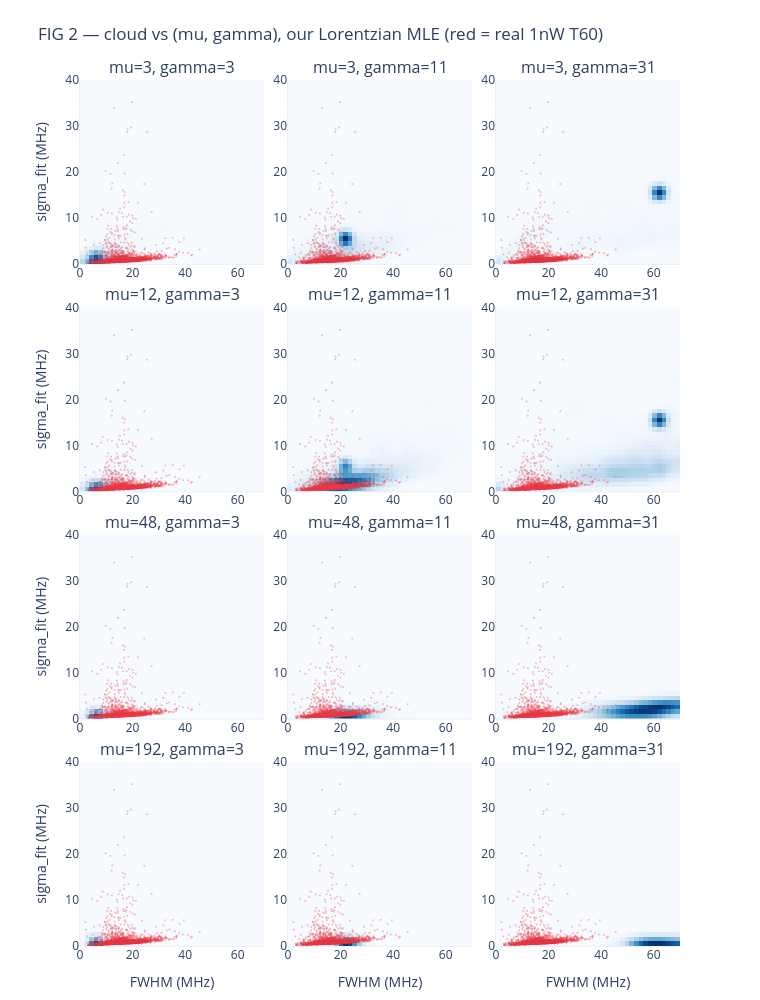

This figure's notebook cell:
### Code cell
# ============================================================
# FIG 2 — small-multiples: the 2-D (FWHM, sigma_fit) cloud at a coarse (mu, gamma) sub-grid
#   (our current estimator = Lorentzian MLE; the real 1nW Trans60 data overlaid in red for reference)
# ============================================================
def _real_data(exp):
    d = np.genfromtxt(exp['data_file'])
    f = d[:, 0] * 1000.0; e = d[:, 1] * 1000.0
    ok = ~np.isnan(f) & ~np.isnan(e) & (f > 0)
    flt = ok & (e / f < 10.0)
    return f[flt], e[flt]

SUB_MU    = [GRID_MU[i] for i in SUB_IDX_MU]
SUB_GAMMA = [GRID_GAMMA[j] for j in SUB_IDX_GAMMA]
def _grid_range(v, pct=(1, 99), pad=0.15):
    lo, hi = np.percentile(v, pct); d = max(hi - lo, 1e-6)
    return lo - pad * d, hi + pad * d
ref = next(e for e in EXPERIMENTS if e['name'] == '1nW Trans60')
rf, rs = _real_data(ref)
X_RANGE = (0.0, 70.0); Y_RANGE = (0.0, 40.0)

def _dens_xy(f, s, xr=X_RANGE, yr=Y_RANGE, nx=40, ny=40):
    ok = np.isfinite(f) & np.isfinite(s) & (f >= xr[0]) & (f <= xr[1]) & (s >= yr[0]) & (s <= yr[1])
    H, xe, ye = np.histogram2d(f[ok], s[ok], bins=[nx, ny], range=[xr, yr])
    Z = gaussian_filter(H.T, 1.1); Z = Z / max(Z.max(), 1e-12)
    return 0.5 * (xe[:-1] + xe[1:]), 0.5 * (ye[:-1] + ye[1:]), Z

fig2 = make_subplots(rows=len(SUB_IDX_MU), cols=len(SUB_IDX_GAMMA), horizontal_spacing=0.04, vertical_spacing=0.05,
                     subplot_titles=[f'mu={GRID_MU[i]:g}, gamma={GRID_GAMMA[j]:g}'
                                     for i in SUB_IDX_MU for j in SUB_IDX_GAMMA])
for r, i in enumerate(SUB_IDX_MU, start=1):
    for c, j in enumerate(SUB_IDX_GAMMA, start=1):
        f, s = CLOUDS[('lorentzian', i, j)]
        xc, yc, Z = _dens_xy(f, s)
        fig2.add_trace(go.Heatmap(x=xc, y=yc, z=Z, colorscale='Blues', showscale=False), r, c)
        fig2.add_trace(go.Scatter(x=rf, y=rs, mode='markers',
                                  marker=dict(size=2, color='#e63946', opacity=0.35), showlegend=False), r, c)
        fig2.update_xaxes(range=X_RANGE, row=r, col=c); fig2.update_yaxes(range=Y_RANGE, row=r, col=c)
        if c == 1: fig2.update_yaxes(title_text='sigma_fit (MHz)', row=r, col=c)
        if r == len(SUB_IDX_MU): fig2.update_xaxes(title_text='FWHM (MHz)', row=r, col=c)
fig2.update_layout(height=250 * len(SUB_IDX_MU), width=max(760, 200 * len(SUB_IDX_GAMMA)),
                   title_text='FIG 2 — cloud vs (mu, gamma), our Lorentzian MLE (red = real 1nW T60)', margin=dict(t=80, b=40))
fig2.show()

### Figure 1 — Plotly figure (JSON) as saved in the notebook; plotly's stock layout.template omitted (floating-point values rounded to 4 significant figures; data arrays with more than 128 entries replaced by an {"elided": "..."} marker saying what was removed)
{"data": [{"colorscale": [[0.0, "rgb(247,251,255)"], [0.125, "rgb(222,235,247)"], [0.25, "rgb(198,219,239)"], [0.375, "rgb(158,202,225)"], [0.5, "rgb(107,174,214)"], [0.625, "rgb(66,146,198)"], [0.75, "rgb(33,113,181)"], [0.875, "rgb(8,81,156)"], [1.0, "rgb(8,48,107)"]], "showscale": false, "type": "heatmap", "x": [0.875, 2.625, 4.375, 6.125, 7.875, 9.625, 11.38, 13.12, 14.88, 16.62, 18.38, 20.12, 21.88, 23.62, 25.38, 27.12, 28.88, 30.62, 32.38, 34.12, 35.88, 37.62, 39.38, 41.12, 42.88, 44.62, 46.38, 48.12, 49.88, 51.62, 53.38, 55.12, 56.88, 58.62, 60.38, 62.12, 63.88, 65.62, 67.38, 69.12], "xaxis": "x", "y": [0.5, 1.5, 2.5, 3.5, 4.5, 5.5, 6.5, 7.5, 8.5, 9.5, 10.5, 11.5, 12.5, 13.5, 14.5, 15.5, 16.5, 17.5, 18.5, 19.5, 20.5, 21.5, 22.5, 23.5, 24.5, 25.5, 26.5, 27.5, 28.5, 29.5, 30.5, 31.5, 32.5, 33.5, 34.5, 35.5, 36.5, 37.5, 38.5, 39.5], "yaxis": "y", "z": {"elided": "40x40 float values"}}, {"marker": {"color": "#e63946", "opacity": 0.35, "size": 2}, "mode": "markers", "showlegend": false, "type": "scatter", "x": {"elided": "2424 float values"}, "xaxis": "x", "y": {"elided": "2424 float values"}, "yaxis": "y"}, {"colorscale": [[0.0, "rgb(247,251,255)"], [0.125, "rgb(222,235,247)"], [0.25, "rgb(198,219,239)"], [0.375, "rgb(158,202,225)"], [0.5, "rgb(107,174,214)"], [0.625, "rgb(66,146,198)"], [0.75, "rgb(33,113,181)"], [0.875, "rgb(8,81,156)"], [1.0, "rgb(8,48,107)"]], "showscale": false, "type": "heatmap", "x": [0.875, 2.625, 4.375, 6.125, 7.875, 9.625, 11.38, 13.12, 14.88, 16.62, 18.38, 20.12, 21.88, 23.62, 25.38, 27.12, 28.88, 30.62, 32.38, 34.12, 35.88, 37.62, 39.38, 41.12, 42.88, 44.62, 46.38, 48.12, 49.88, 51.62, 53.38, 55.12, 56.88, 58.62, 60.38, 62.12, 63.88, 65.62, 67.38, 69.12], "xaxis": "x2", "y": [0.5, 1.5, 2.5, 3.5, 4.5, 5.5, 6.5, 7.5, 8.5, 9.5, 10.5, 11.5, 12.5, 13.5, 14.5, 15.5, 16.5, 17.5, 18.5, 19.5, 20.5, 21.5, 22.5, 23.5, 24.5, 25.5, 26.5, 27.5, 28.5, 29.5, 30.5, 31.5, 32.5, 33.5, 34.5, 35.5, 36.5, 37.5, 38.5, 39.5], "yaxis": "y2", "z": {"elided": "40x40 float values"}}, {"marker": {"color": "#e63946", "opacity": 0.35, "size": 2}, "mode": "markers", "showlegend": false, "type": "scatter", "x": {"elided": "2424 float values"}, "xaxis": "x2", "y": {"elided": "2424 float values"}, "yaxis": "y2"}, {"colorscale": [[0.0, "rgb(247,251,255)"], [0.125, "rgb(222,235,247)"], [0.25, "rgb(198,219,239)"], [0.375, "rgb(158,202,225)"], [0.5, "rgb(107,174,214)"], [0.625, "rgb(66,146,198)"], [0.75, "rgb(33,113,181)"], [0.875, "rgb(8,81,156)"], [1.0, "rgb(8,48,107)"]], "showscale": false, "type": "heatmap", "x": [0.875, 2.625, 4.375, 6.125, 7.875, 9.625, 11.38, 13.12, 14.88, 16.62, 18.38, 20.12, 21.88, 23.62, 25.38, 27.12, 28.88, 30.62, 32.38, 34.12, 35.88, 37.62, 39.38, 41.12, 42.88, 44.62, 46.38, 48.12, 49.88, 51.62, 53.38, 55.12, 56.88, 58.62, 60.38, 62.12, 63.88, 65.62, 67.38, 69.12], "xaxis": "x3", "y": [0.5, 1.5, 2.5, 3.5, 4.5, 5.5, 6.5, 7.5, 8.5, 9.5, 10.5, 11.5, 12.5, 13.5, 14.5, 15.5, 16.5, 17.5, 18.5, 19.5, 20.5, 21.5, 22.5, 23.5, 24.5, 25.5, 26.5, 27.5, 28.5, 29.5, 30.5, 31.5, 32.5, 33.5, 34.5, 35.5, 36.5, 37.5, 38.5, 39.5], "yaxis": "y3", "z": {"elided": "40x40 float values"}}, {"marker": {"color": "#e63946", "opacity": 0.35, "size": 2}, "mode": "markers", "showlegend": false, "type": "scatter", "x": {"elided": "2424 float values"}, "xaxis": "x3", "y": {"elided": "2424 float values"}, "yaxis": "y3"}, {"colorscale": [[0.0, "rgb(247,251,255)"], [0.125, "rgb(222,235,247)"], [0.25, "rgb(198,219,239)"], [0.375, "rgb(158,202,225)"], [0.5, "rgb(107,174,214)"], [0.625, "rgb(66,146,198)"], [0.75, "rgb(33,113,181)"], [0.875, "rgb(8,81,156)"], [1.0, "rgb(8,48,107)"]], "showscale": false, "type": "heatmap", "x": [0.875, 2.625, 4.375, 6.125, 7.875, 9.625, 11.38, 13.12, 14.88, 16.62, 18.38, 20.12, 21.88, 23.62, 25.38, 27.12, 28.88, 30.62, 32.38, 34.12, 35.88, 37.62, 39.38, 41.12, 42.88, 44.62, 46.38, 48.12, 49.88, 51.62, 53.38, 55.12, 56.88, 58.62, 60.38, 62.12, 63.88, 65.62, 67.38, 69.12], "xaxis": "x4", "y": [0.5, 1.5, 2.5, 3.5, 4.5, 5.5, 6.5, 7.5, 8.5, 9.5, 10.5, 11.5, 12.5, 13.5, 14.5, 15.5, 16.5, 17.5, 18.5, 19.5, 20.5, 21.5, 22.5, 23.5, 24.5, 25.5, 26.5, 27.5, 28.5, 29.5, 30.5, 31.5, 32.5, 33.5, 34.5, 35.5, 36.5, 37.5, 38.5, 39.5], "yaxis": "y4", "z": {"elided": "40x40 float values"}}, {"marker": {"color": "#e63946", "opacity": 0.35, "size": 2}, "mode": "markers", "showlegend": false, "type": "scatter", "x": {"elided": "2424 float values"}, "xaxis": "x4", "y": {"elided": "2424 float values"}, "yaxis": "y4"}, {"colorscale": [[0.0, "rgb(247,251,255)"], [0.125, "rgb(222,235,247)"], [0.25, "rgb(198,219,239)"], [0.375, "rgb(158,202,225)"], [0.5, "rgb(107,174,214)"], [0.625, "rgb(66,146,198)"], [0.75, "rgb(33,113,181)"], [0.875, "rgb(8,81,156)"], [1.0, "rgb(8,48,107)"]], "showscale": false, "type": "heatmap", "x": [0.875, 2.625, 4.375, 6.125, 7.875, 9.625, 11.38, 13.12, 14.88, 16.62, 18.38, 20.12, 21.88, 23.62, 25.38, 27.12, 28.88, 30.62, 32.38, 34.12, 35.88, 37.62, 39.38, 41.12, 42.88, 44.62, 46.38, 48.12, 49.88, 51.62, 53.38, 55.12, 56.88, 58.62, 60.38, 62.12, 63.88, 65.62, 67.38, 69.12], "xaxis": "x5", "y": [0.5, 1.5, 2.5, 3.5, 4.5, 5.5, 6.5, 7.5, 8.5, 9.5, 10.5, 11.5, 12.5, 13.5, 14.5, 15.5, 16.5, 17.5, 18.5, 19.5, 20.5, 21.5, 22.5, 23.5, 24.5, 25.5, 26.5, 27.5, 28.5, 29.5, 30.5, 31.5, 32.5, 33.5, 34.5, 35.5, 36.5, 37.5, 38.5, 39.5], "yaxis": "y5", "z": {"elided": "40x40 float values"}}, {"marker": {"color": "#e63946", "opacity": 0.35, "size": 2}, "mode": "markers", "showlegend": false, "type": "scatter", "x": {"elided": "2424 float values"}, "xaxis": "x5", "y": {"elided": "2424 float values"}, "yaxis": "y5"}, {"colorscale": [[0.0, "rgb(247,251,255)"], [0.125, "rgb(222,235,247)"], [0.25, "rgb(198,219,239)"], [0.375, "rgb(158,202,225)"], [0.5, "rgb(107,174,214)"], [0.625, "rgb(66,146,198)"], [0.75, "rgb(33,113,181)"], [0.875, "rgb(8,81,156)"], [1.0, "rgb(8,48,107)"]], "showscale": false, "type": "heatmap", "x": [0.875, 2.625, 4.375, 6.125, 7.875, 9.625, 11.38, 13.12, 14.88, 16.62, 18.38, 20.12, 21.88, 23.62, 25.38, 27.12, 28.88, 30.62, 32.38, 34.12, 35.88, 37.62, 39.38, 41.12, 42.88, 44.62, 46.38, 48.12, 49.88, 51.62, 53.38, 55.12, 56.88, 58.62, 60.38, 62.12, 63.88, 65.62, 67.38, 69.12], "xaxis": "x6", "y": [0.5, 1.5, 2.5, 3.5, 4.5, 5.5, 6.5, 7.5, 8.5, 9.5, 10.5, 11.5, 12.5, 13.5, 14.5, 15.5, 16.5, 17.5, 18.5, 19.5, 20.5, 21.5, 22.5, 23.5, 24.5, 25.5, 26.5, 27.5, 28.5, 29.5, 30.5, 31.5, 32.5, 33.5, 34.5, 35.5, 36.5, 37.5, 38.5, 39.5], "yaxis": "y6", "z": {"elided": "40x40 float values"}}, {"marker": {"color": "#e63946", "opacity": 0.35, "size": 2}, "mode": "markers", "showlegend": false, "type": "scatter", "x": {"elided": "2424 float values"}, "xaxis": "x6", "y": {"elided": "2424 float values"}, "yaxis": "y6"}, {"colorscale": [[0.0, "rgb(247,251,255)"], [0.125, "rgb(222,235,247)"], [0.25, "rgb(198,219,239)"], [0.375, "rgb(158,202,225)"], [0.5, "rgb(107,174,214)"], [0.625, "rgb(66,146,198)"], [0.75, "rgb(33,113,181)"], [0.875, "rgb(8,81,156)"], [1.0, "rgb(8,48,107)"]], "showscale": false, "type": "heatmap", "x": [0.875, 2.625, 4.375, 6.125, 7.875, 9.625, 11.38, 13.12, 14.88, 16.62, 18.38, 20.12, 21.88, 23.62, 25.38, 27.12, 28.88, 30.62, 32.38, 34.12, 35.88, 37.62, 39.38, 41.12, 42.88, 44.62, 46.38, 48.12, 49.88, 51.62, 53.38, 55.12, 56.88, 58.62, 60.38, 62.12, 63.88, 65.62, 67.38, 69.12], "xaxis": "x7", "y": [0.5, 1.5, 2.5, 3.5, 4.5, 5.5, 6.5, 7.5, 8.5, 9.5, 10.5, 11.5, 12.5, 13.5, 14.5, 15.5, 16.5, 17.5, 18.5, 19.5, 20.5, 21.5, 22.5, 23.5, 24.5, 25.5, 26.5, 27.5, 28.5, 29.5, 30.5, 31.5, 32.5, 33.5, 34.5, 35.5, 36.5, 37.5, 38.5, 39.5], "yaxis": "y7", "z": {"elided": "40x40 float values"}}, {"marker": {"color": "#e63946", "opacity": 0.35, "size": 2}, "mode": "markers", "showlegend": false, "type": "scatter", "x": {"elided": "2424 float values"}, "xaxis": "x7", "y": {"elided": "2424 float values"}, "yaxis": "y7"}, {"colorscale": [[0.0, "rgb(247,251,255)"], [0.125, "rgb(222,235,247)"], [0.25, "rgb(198,219,239)"], [0.375, "rgb(158,202,225)"], [0.5, "rgb(107,174,214)"], [0.625, "rgb(66,146,198)"], [0.75, "rgb(33,113,181)"], [0.875, "rgb(8,81,156)"], [1.0, "rgb(8,48,107)"]], "showscale": false, "type": "heatmap", "x": [0.875, 2.625, 4.375, 6.125, 7.875, 9.625, 11.38, 13.12, 14.88, 16.62, 18.38, 20.12, 21.88, 23.62, 25.38, 27.12, 28.88, 30.62, 32.38, 34.12, 35.88, 37.62, 39.38, 41.12, 42.88, 44.62, 46.38, 48.12, 49.88, 51.62, 53.38, 55.12, 56.88, 58.62, 60.38, 62.12, 63.88, 65.62, 67.38, 69.12], "xaxis": "x8", "y": [0.5, 1.5, 2.5, 3.5, 4.5, 5.5, 6.5, 7.5, 8.5, 9.5, 10.5, 11.5, 12.5, 13.5, 14.5, 15.5, 16.5, 17.5, 18.5, 19.5, 20.5, 21.5, 22.5, 23.5, 24.5, 25.5, 26.5, 27.5, 28.5, 29.5, 30.5, 31.5, 32.5, 33.5, 34.5, 35.5, 36.5, 37.5, 38.5, 39.5], "yaxis": "y8", "z": {"elided": "40x40 float values"}}, {"marker": {"color": "#e63946", "opacity": 0.35, "size": 2}, "mode": "markers", "showlegend": false, "type": "scatter", "x": {"elided": "2424 float values"}, "xaxis": "x8", "y": {"elided": "2424 float values"}, "yaxis": "y8"}, {"colorscale": [[0.0, "rgb(247,251,255)"], [0.125, "rgb(222,235,247)"], [0.25, "rgb(198,219,239)"], [0.375, "rgb(158,202,225)"], [0.5, "rgb(107,174,214)"], [0.625, "rgb(66,146,198)"], [0.75, "rgb(33,113,181)"], [0.875, "rgb(8,81,156)"], [1.0, "rgb(8,48,107)"]], "showscale": false, "type": "heatmap", "x": [0.875, 2.625, 4.375, 6.125, 7.875, 9.625, 11.38, 13.12, 14.88, 16.62, 18.38, 20.12, 21.88, 23.62, 25.38, 27.12, 28.88, 30.62, 32.38, 34.12, 35.88, 37.62, 39.38, 41.12, 42.88, 44.62, 46.38, 48.12, 49.88, 51.62, 53.38, 55.12, 56.88, 58.62, 60.38, 62.12, 63.88, 65.62, 67.38, 69.12], "xaxis": "x9", "y": [0.5, 1.5, 2.5, 3.5, 4.5, 5.5, 6.5, 7.5, 8.5, 9.5, 10.5, 11.5, 12.5, 13.5, 14.5, 15.5, 16.5, 17.5, 18.5, 19.5, 20.5, 21.5, 22.5, 23.5, 24.5, 25.5, 26.5, 27.5, 28.5, 29.5, 30.5, 31.5, 32.5, 33.5, 34.5, 35.5, 36.5, 37.5, 38.5, 39.5], "yaxis": "y9", "z": {"elided": "40x40 float values"}}, {"marker": {"color": "#e63946", "opacity": 0.35, "size": 2}, "mode": "markers", "showlegend": false, "type": "scatter", "x": {"elided": "2424 float values"}, "xaxis": "x9", "y": {"elided": "2424 float values"}, "yaxis": "y9"}, {"colorscale": [[0.0, "rgb(247,251,255)"], [0.125, "rgb(222,235,247)"], [0.25, "rgb(198,219,239)"], [0.375, "rgb(158,202,225)"], [0.5, "rgb(107,174,214)"], [0.625, "rgb(66,146,198)"], [0.75, "rgb(33,113,181)"], [0.875, "rgb(8,81,156)"], [1.0, "rgb(8,48,107)"]], "showscale": false, "type": "heatmap", "x": [0.875, 2.625, 4.375, 6.125, 7.875, 9.625, 11.38, 13.12, 14.88, 16.62, 18.38, 20.12, 21.88, 23.62, 25.38, 27.12, 28.88, 30.62, 32.38, 34.12, 35.88, 37.62, 39.38, 41.12, 42.88, 44.62, 46.38, 48.12, 49.88, 51.62, 53.38, 55.12, 56.88, 58.62, 60.38, 62.12, 63.88, 65.62, 67.38, 69.12], "xaxis": "x10", "y": [0.5, 1.5, 2.5, 3.5, 4.5, 5.5, 6.5, 7.5, 8.5, 9.5, 10.5, 11.5, 12.5, 13.5, 14.5, 15.5, 16.5, 17.5, 18.5, 19.5, 20.5, 21.5, 22.5, 23.5, 24.5, 25.5, 26.5, 27.5, 28.5, 29.5, 30.5, 31.5, 32.5, 33.5, 34.5, 35.5, 36.5, 37.5, 38.5, 39.5], "yaxis": "y10", "z": {"elided": "40x40 float values"}}, {"marker": {"color": "#e63946", "opacity": 0.35, "size": 2}, "mode": "markers", "showlegend": false, "type": "scatter", "x": {"elided": "2424 float values"}, "xaxis": "x10", "y": {"elided": "2424 float values"}, "yaxis": "y10"}, {"colorscale": [[0.0, "rgb(247,251,255)"], [0.125, "rgb(222,235,247)"], [0.25, "rgb(198,219,239)"], [0.375, "rgb(158,202,225)"], [0.5, "rgb(107,174,214)"], [0.625, "rgb(66,146,198)"], [0.75, "rgb(33,113,181)"], [0.875, "rgb(8,81,156)"], [1.0, "rgb(8,48,107)"]], "showscale": false, "type": "heatmap", "x": [0.875, 2.625, 4.375, 6.125, 7.875, 9.625, 11.38, 13.12, 14.88, 16.62, 18.38, 20.12, 21.88, 23.62, 25.38, 27.12, 28.88, 30.62, 32.38, 34.12, 35.88, 37.62, 39.38, 41.12, 42.88, 44.62, 46.38, 48.12, 49.88, 51.62, 53.38, 55.12, 56.88, 58.62, 60.38, 62.12, 63.88, 65.62, 67.38, 69.12], "xaxis": "x11", "y": [0.5, 1.5, 2.5, 3.5, 4.5, 5.5, 6.5, 7.5, 8.5, 9.5, 10.5, 11.5, 12.5, 13.5, 14.5, 15.5, 16.5, 17.5, 18.5, 19.5, 20.5, 21.5, 22.5, 23.5, 24.5, 25.5, 26.5, 27.5, 28.5, 29.5, 30.5, 31.5, 32.5, 33.5, 34.5, 35.5, 36.5, 37.5, 38.5, 39.5], "yaxis": "y11", "z": {"elided": "40x40 float values"}}, {"marker": {"color": "#e63946", "opacity": 0.35, "size": 2}, "mode": "markers", "showlegend": false, "type": "scatter", "x": {"elided": "2424 float values"}, "xaxis": "x11", "y": {"elided": "2424 float values"}, "yaxis": "y11"}, {"colorscale": [[0.0, "rgb(247,251,255)"], [0.125, "rgb(222,235,247)"], [0.25, "rgb(198,219,239)"], [0.375, "rgb(158,202,225)"], [0.5, "rgb(107,174,214)"], [0.625, "rgb(66,146,198)"], [0.75, "rgb(33,113,181)"], [0.875, "rgb(8,81,156)"], [1.0, "rgb(8,48,107)"]], "showscale": false, "type": "heatmap", "x": [0.875, 2.625, 4.375, 6.125, 7.875, 9.625, 11.38, 13.12, 14.88, 16.62, 18.38, 20.12, 21.88, 23.62, 25.38, 27.12, 28.88, 30.62, 32.38, 34.12, 35.88, 37.62, 39.38, 41.12, 42.88, 44.62, 46.38, 48.12, 49.88, 51.62, 53.38, 55.12, 56.88, 58.62, 60.38, 62.12, 63.88, 65.62, 67.38, 69.12], "xaxis": "x12", "y": [0.5, 1.5, 2.5, 3.5, 4.5, 5.5, 6.5, 7.5, 8.5, 9.5, 10.5, 11.5, 12.5, 13.5, 14.5, 15.5, 16.5, 17.5, 18.5, 19.5, 20.5, 21.5, 22.5, 23.5, 24.5, 25.5, 26.5, 27.5, 28.5, 29.5, 30.5, 31.5, 32.5, 33.5, 34.5, 35.5, 36.5, 37.5, 38.5, 39.5], "yaxis": "y12", "z": {"elided": "40x40 float values"}}, {"marker": {"color": "#e63946", "opacity": 0.35, "size": 2}, "mode": "markers", "showlegend": false, "type": "scatter", "x": {"elided": "2424 float values"}, "xaxis": "x12", "y": {"elided": "2424 float values"}, "yaxis": "y12"}], "layout": {"annotations": [{"font": {"size": 16}, "showarrow": false, "text": "mu=3, gamma=3", "x": 0.1533, "xanchor": "center", "xref": "paper", "y": 1.0, "yanchor": "bottom", "yref": "paper"}, {"font": {"size": 16}, "showarrow": false, "text": "mu=3, gamma=11", "x": 0.5, "xanchor": "center", "xref": "paper", "y": 1.0, "yanchor": "bottom", "yref": "paper"}, {"font": {"size": 16}, "showarrow": false, "text": "mu=3, gamma=31", "x": 0.8467, "xanchor": "center", "xref": "paper", "y": 1.0, "yanchor": "bottom", "yref": "paper"}, {"font": {"size": 16}, "showarrow": false, "text": "mu=12, gamma=3", "x": 0.1533, "xanchor": "center", "xref": "paper", "y": 0.7375, "yanchor": "bottom", "yref": "paper"}, {"font": {"size": 16}, "showarrow": false, "text": "mu=12, gamma=11", "x": 0.5, "xanchor": "center", "xref": "paper", "y": 0.7375, "yanchor": "bottom", "yref": "paper"}, {"font": {"size": 16}, "showarrow": false, "text": "mu=12, gamma=31", "x": 0.8467, "xanchor": "center", "xref": "paper", "y": 0.7375, "yanchor": "bottom", "yref": "paper"}, {"font": {"size": 16}, "showarrow": false, "text": "mu=48, gamma=3", "x": 0.1533, "xanchor": "center", "xref": "paper", "y": 0.475, "yanchor": "bottom", "yref": "paper"}, {"font": {"size": 16}, "showarrow": false, "text": "mu=48, gamma=11", "x": 0.5, "xanchor": "center", "xref": "paper", "y": 0.475, "yanchor": "bottom", "yref": "paper"}, {"font": {"size": 16}, "showarrow": false, "text": "mu=48, gamma=31", "x": 0.8467, "xanchor": "center", "xref": "paper", "y": 0.475, "yanchor": "bottom", "yref": "paper"}, {"font": {"size": 16}, "showarrow": false, "text": "mu=192, gamma=3", "x": 0.1533, "xanchor": "center", "xref": "paper", "y": 0.2125, "yanchor": "bottom", "yref": "paper"}, {"font": {"size": 16}, "showarrow": false, "text": "mu=192, gamma=11", "x": 0.5, "xanchor": "center", "xref": "paper", "y": 0.2125, "yanchor": "bottom", "yref": "paper"}, {"font": {"size": 16}, "showarrow": false, "text": "mu=192, gamma=31", "x": 0.8467, "xanchor": "center", "xref": "paper", "y": 0.2125, "yanchor": "bottom", "yref": "paper"}], "height": 1000, "margin": {"b": 40, "t": 80}, "title": {"text": "FIG 2 — cloud vs (mu, gamma), our Lorentzian MLE (red = real 1nW T60)"}, "width": 760, "xaxis": {"anchor": "y", "domain": [0.0, 0.3067], "range": [0.0, 70.0]}, "xaxis10": {"anchor": "y10", "domain": [0.0, 0.3067], "range": [0.0, 70.0], "title": {"text": "FWHM (MHz)"}}, "xaxis11": {"anchor": "y11", "domain": [0.3467, 0.6533], "range": [0.0, 70.0], "title": {"text": "FWHM (MHz)"}}, "xaxis12": {"anchor": "y12", "domain": [0.6933, 1.0], "range": [0.0, 70.0], "title": {"text": "FWHM (MHz)"}}, "xaxis2": {"anchor": "y2", "domain": [0.3467, 0.6533], "range": [0.0, 70.0]}, "xaxis3": {"anchor": "y3", "domain": [0.6933, 1.0], "range": [0.0, 70.0]}, "xaxis4": {"anchor": "y4", "domain": [0.0, 0.3067], "range": [0.0, 70.0]}, "xaxis5": {"anchor": "y5", "domain": [0.3467, 0.6533], "range": [0.0, 70.0]}, "xaxis6": {"anchor": "y6", "domain": [0.6933, 1.0], "range": [0.0, 70.0]}, "xaxis7": {"anchor": "y7", "domain": [0.0, 0.3067], "range": [0.0, 70.0]}, "xaxis8": {"anchor": "y8", "domain": [0.3467, 0.6533], "range": [0.0, 70.0]}, "xaxis9": {"anchor": "y9", "domain": [0.6933, 1.0], "range": [0.0, 70.0]}, "yaxis": {"anchor": "x", "domain": [0.7875, 1.0], "range": [0.0, 40.0], "title": {"text": "sigma_fit (MHz)"}}, "yaxis10": {"anchor": "x10", "domain": [0.0, 0.2125], "range": [0.0, 40.0], "title": {"text": "sigma_fit (MHz)"}}, "yaxis11": {"anchor": "x11", "domain": [0.0, 0.2125], "range": [0.0, 40.0]}, "yaxis12": {"anchor": "x12", "domain": [0.0, 0.2125], "range": [0.0, 40.0]}, "yaxis2": {"anchor": "x2", "domain": [0.7875, 1.0], "range": [0.0, 40.0]}, "yaxis3": {"anchor": "x3", "domain": [0.7875, 1.0], "range": [0.0, 40.0]}, "yaxis4": {"anchor": "x4", "domain": [0.525, 0.7375], "range": [0.0, 40.0], "title": {"text": "sigma_fit (MHz)"}}, "yaxis5": {"anchor": "x5", "domain": [0.525, 0.7375], "range": [0.0, 40.0]}, "yaxis6": {"anchor": "x6", "domain": [0.525, 0.7375], "range": [0.0, 40.0]}, "yaxis7": {"anchor": "x7", "domain": [0.2625, 0.475], "range": [0.0, 40.0], "title": {"text": "sigma_fit (MHz)"}}, "yaxis8": {"anchor": "x8", "domain": [0.2625, 0.475], "range": [0.0, 40.0]}, "yaxis9": {"anchor": "x9", "domain": [0.2625, 0.475], "range": [0.0, 40.0]}}}
